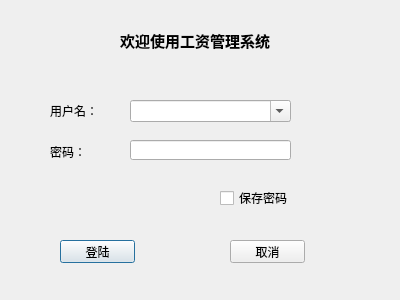
<?xml version="1.0" encoding="UTF-8"?>
<ui version="4.0">
 <class>logindialog</class>
 <widget class="QDialog" name="logindialog">
  <property name="geometry">
   <rect>
    <x>0</x>
    <y>0</y>
    <width>400</width>
    <height>300</height>
   </rect>
  </property>
  <property name="windowTitle">
   <string>登陆</string>
  </property>
  <widget class="QPushButton" name="login">
   <property name="geometry">
    <rect>
     <x>60</x>
     <y>240</y>
     <width>75</width>
     <height>23</height>
    </rect>
   </property>
   <property name="text">
    <string>登陆</string>
   </property>
  </widget>
  <widget class="QPushButton" name="delay">
   <property name="geometry">
    <rect>
     <x>230</x>
     <y>240</y>
     <width>75</width>
     <height>23</height>
    </rect>
   </property>
   <property name="text">
    <string>取消</string>
   </property>
  </widget>
  <widget class="QLabel" name="label">
   <property name="geometry">
    <rect>
     <x>120</x>
     <y>10</y>
     <width>191</width>
     <height>61</height>
    </rect>
   </property>
   <property name="font">
    <font>
     <family>Arial</family>
     <pointsize>11</pointsize>
     <weight>75</weight>
     <bold>true</bold>
    </font>
   </property>
   <property name="text">
    <string>欢迎使用工资管理系统</string>
   </property>
  </widget>
  <widget class="QLabel" name="label_2">
   <property name="geometry">
    <rect>
     <x>50</x>
     <y>100</y>
     <width>54</width>
     <height>21</height>
    </rect>
   </property>
   <property name="text">
    <string>用户名：</string>
   </property>
  </widget>
  <widget class="QLabel" name="label_3">
   <property name="geometry">
    <rect>
     <x>50</x>
     <y>141</y>
     <width>54</width>
     <height>21</height>
    </rect>
   </property>
   <property name="text">
    <string>密码：</string>
   </property>
  </widget>
  <widget class="QComboBox" name="userlist">
   <property name="geometry">
    <rect>
     <x>130</x>
     <y>100</y>
     <width>161</width>
     <height>22</height>
    </rect>
   </property>
   <property name="editable">
    <bool>true</bool>
   </property>
  </widget>
  <widget class="QLineEdit" name="pswedit">
   <property name="geometry">
    <rect>
     <x>130</x>
     <y>140</y>
     <width>161</width>
     <height>20</height>
    </rect>
   </property>
   <property name="echoMode">
    <enum>QLineEdit::Password</enum>
   </property>
  </widget>
  <widget class="QCheckBox" name="savepsw">
   <property name="geometry">
    <rect>
     <x>220</x>
     <y>190</y>
     <width>71</width>
     <height>16</height>
    </rect>
   </property>
   <property name="text">
    <string>保存密码</string>
   </property>
  </widget>
 </widget>
 <resources/>
 <connections/>
</ui>
